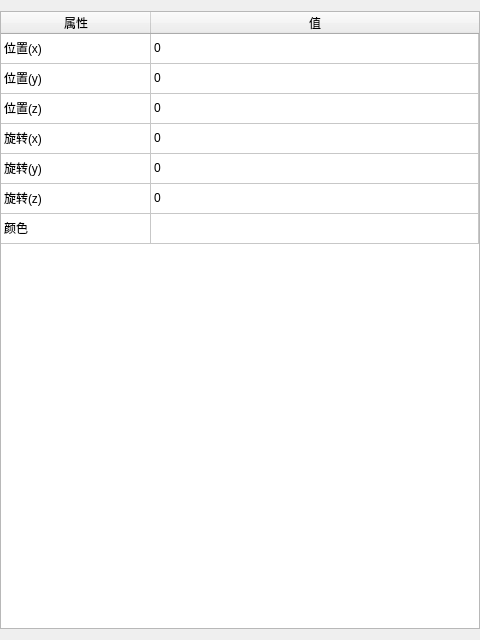
<?xml version="1.0" encoding="UTF-8"?>
<ui version="4.0">
 <class>AttributeWidget</class>
 <widget class="QWidget" name="AttributeWidget">
  <property name="geometry">
   <rect>
    <x>0</x>
    <y>0</y>
    <width>480</width>
    <height>640</height>
   </rect>
  </property>
  <property name="windowTitle">
   <string>Form</string>
  </property>
  <layout class="QVBoxLayout" name="verticalLayout">
   <property name="leftMargin">
    <number>0</number>
   </property>
   <property name="rightMargin">
    <number>0</number>
   </property>
   <item>
    <widget class="QTableWidget" name="tableWidget">
     <property name="sizePolicy">
      <sizepolicy hsizetype="Expanding" vsizetype="Expanding">
       <horstretch>0</horstretch>
       <verstretch>0</verstretch>
      </sizepolicy>
     </property>
     <property name="horizontalScrollBarPolicy">
      <enum>Qt::ScrollBarAlwaysOff</enum>
     </property>
     <property name="sizeAdjustPolicy">
      <enum>QAbstractScrollArea::AdjustToContents</enum>
     </property>
     <property name="showGrid">
      <bool>true</bool>
     </property>
     <property name="cornerButtonEnabled">
      <bool>true</bool>
     </property>
     <attribute name="horizontalHeaderCascadingSectionResizes">
      <bool>true</bool>
     </attribute>
     <attribute name="horizontalHeaderMinimumSectionSize">
      <number>25</number>
     </attribute>
     <attribute name="horizontalHeaderDefaultSectionSize">
      <number>150</number>
     </attribute>
     <attribute name="horizontalHeaderHighlightSections">
      <bool>true</bool>
     </attribute>
     <attribute name="horizontalHeaderStretchLastSection">
      <bool>true</bool>
     </attribute>
     <attribute name="verticalHeaderVisible">
      <bool>false</bool>
     </attribute>
     <attribute name="verticalHeaderCascadingSectionResizes">
      <bool>false</bool>
     </attribute>
     <attribute name="verticalHeaderShowSortIndicator" stdset="0">
      <bool>false</bool>
     </attribute>
     <attribute name="verticalHeaderStretchLastSection">
      <bool>false</bool>
     </attribute>
     <row>
      <property name="text">
       <string>1</string>
      </property>
     </row>
     <row>
      <property name="text">
       <string>2</string>
      </property>
     </row>
     <row>
      <property name="text">
       <string>3</string>
      </property>
     </row>
     <row>
      <property name="text">
       <string>4</string>
      </property>
     </row>
     <row>
      <property name="text">
       <string>5</string>
      </property>
     </row>
     <row>
      <property name="text">
       <string>6</string>
      </property>
     </row>
     <row>
      <property name="text">
       <string>7</string>
      </property>
     </row>
     <column>
      <property name="text">
       <string>属性</string>
      </property>
     </column>
     <column>
      <property name="text">
       <string>值</string>
      </property>
     </column>
     <item row="0" column="0">
      <property name="text">
       <string>位置(x)</string>
      </property>
     </item>
     <item row="0" column="1">
      <property name="text">
       <string>0</string>
      </property>
     </item>
     <item row="1" column="0">
      <property name="text">
       <string>位置(y)</string>
      </property>
     </item>
     <item row="1" column="1">
      <property name="text">
       <string>0</string>
      </property>
     </item>
     <item row="2" column="0">
      <property name="text">
       <string>位置(z)</string>
      </property>
     </item>
     <item row="2" column="1">
      <property name="text">
       <string>0</string>
      </property>
     </item>
     <item row="3" column="0">
      <property name="text">
       <string>旋转(x)</string>
      </property>
     </item>
     <item row="3" column="1">
      <property name="text">
       <string>0</string>
      </property>
     </item>
     <item row="4" column="0">
      <property name="text">
       <string>旋转(y)</string>
      </property>
     </item>
     <item row="4" column="1">
      <property name="text">
       <string>0</string>
      </property>
     </item>
     <item row="5" column="0">
      <property name="text">
       <string>旋转(z)</string>
      </property>
     </item>
     <item row="5" column="1">
      <property name="text">
       <string>0</string>
      </property>
     </item>
     <item row="6" column="0">
      <property name="text">
       <string>颜色</string>
      </property>
     </item>
     <item row="6" column="1">
      <property name="text">
       <string> </string>
      </property>
     </item>
    </widget>
   </item>
  </layout>
 </widget>
 <resources/>
 <connections/>
</ui>
